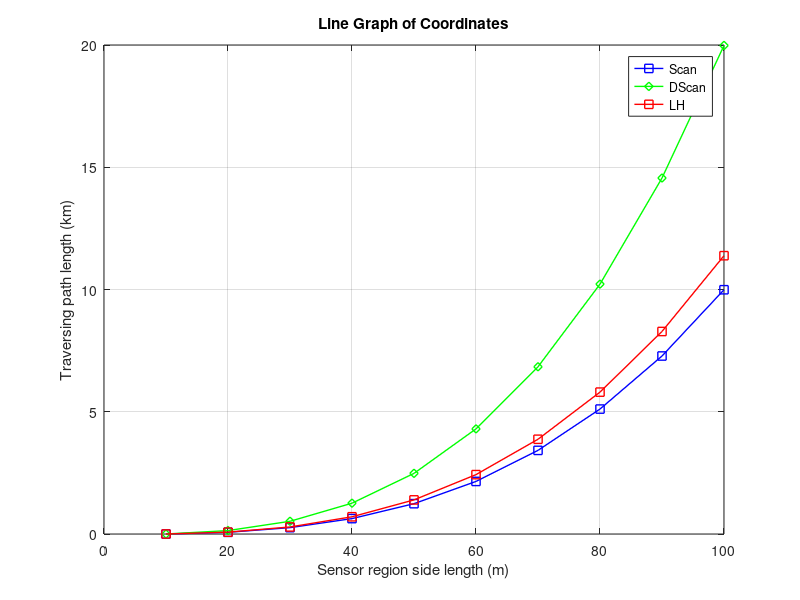

The MATLAB script that drew this image:
% Given value of r
r = 10;

% List to store (x, y) coordinates
coordinates_scan = [];
coordinates_Dscan = [];
coordinates_circle = [];
coordinates_LH = [];
coordinates_zcurve = [];
% Generating (x, y) coordinates
for m = 10:10:100
    y_scan = (m / r) * (m^2 / r - r)+m-r;
    y_Dscan = 2*y_scan;
    y_circle =(m^2/2*r)*((3.14*m)/(2*r)+3.14/2+1)+m-r;
    y_LH=(m/r)*((2*m^2/(1.732*r))-(2*m/1.732)+m-r)+m-r;
    y_zcurve=(m/r)*((m^2/r)*((1+1/1.41)+(m^2/r^2-1)*(r/2)))+m-r/2;
    coordinates_scan = [coordinates_scan; m, y_scan/1000];
    coordinates_Dscan = [coordinates_Dscan; m, y_Dscan/1000];
    coordinates_circle = [coordinates_circle; m, y_circle/1000];
    coordinates_LH = [coordinates_LH; m, y_LH/1000];
    coordinates_zcurve = [coordinates_zcurve; m, y_zcurve/1000];
end

% Extracting x and y coordinates
x_values = coordinates_scan(:, 1);
y_scan_values = coordinates_scan(:, 2);
y_Dscan_values = coordinates_Dscan(:, 2);
y_circle_values = coordinates_circle(:, 2);
y_LH_values = coordinates_LH(:, 2);
y_zcurve_values = coordinates_zcurve(:, 2);

% Plotting the line graph with different line styles
% Plotting the line graph with different line styles
figure;
plot(x_values, y_scan_values, "square-", 'LineWidth', 1, 'DisplayName', 'Scan','Color','blue');
hold on;
plot(x_values, y_Dscan_values, "diamond-", 'LineWidth', 1, 'DisplayName', 'DScan','Color','green');
hold on;
%plot(x_values, y_circle_values, 'o-', 'LineWidth', 1, 'DisplayName', 'Circle','Color','black');
%hold on;
plot(x_values, y_LH_values, "square-", 'LineWidth', 1, 'DisplayName', 'LH','Color','red');
hold on;
%plot(x_values, y_zcurve_values, 'o-', 'LineWidth', 1, 'DisplayName', 'Z-Curve','Color','cyan');
%hold off;


% Adding labels, title, and legend
xlabel('Sensor region side length (m)');
ylabel('Traversing path length (km)');
title('Line Graph of Coordinates');
legend('location', 'best');


% Display the grid
grid on;

% Displaying y-coordinates
disp('Y-Coordinates:');
disp('------------------------');
disp(['Y_Scan:   ', num2str(y_scan_values')]);
disp(['Y_DScan:  ', num2str(y_Dscan_values')]);
disp(['Y_Circle: ', num2str(y_circle_values')]);
disp(['Y_LH:     ', num2str(y_LH_values')]);
disp(['Y_ZCurve: ', num2str(y_zcurve_values')]);

